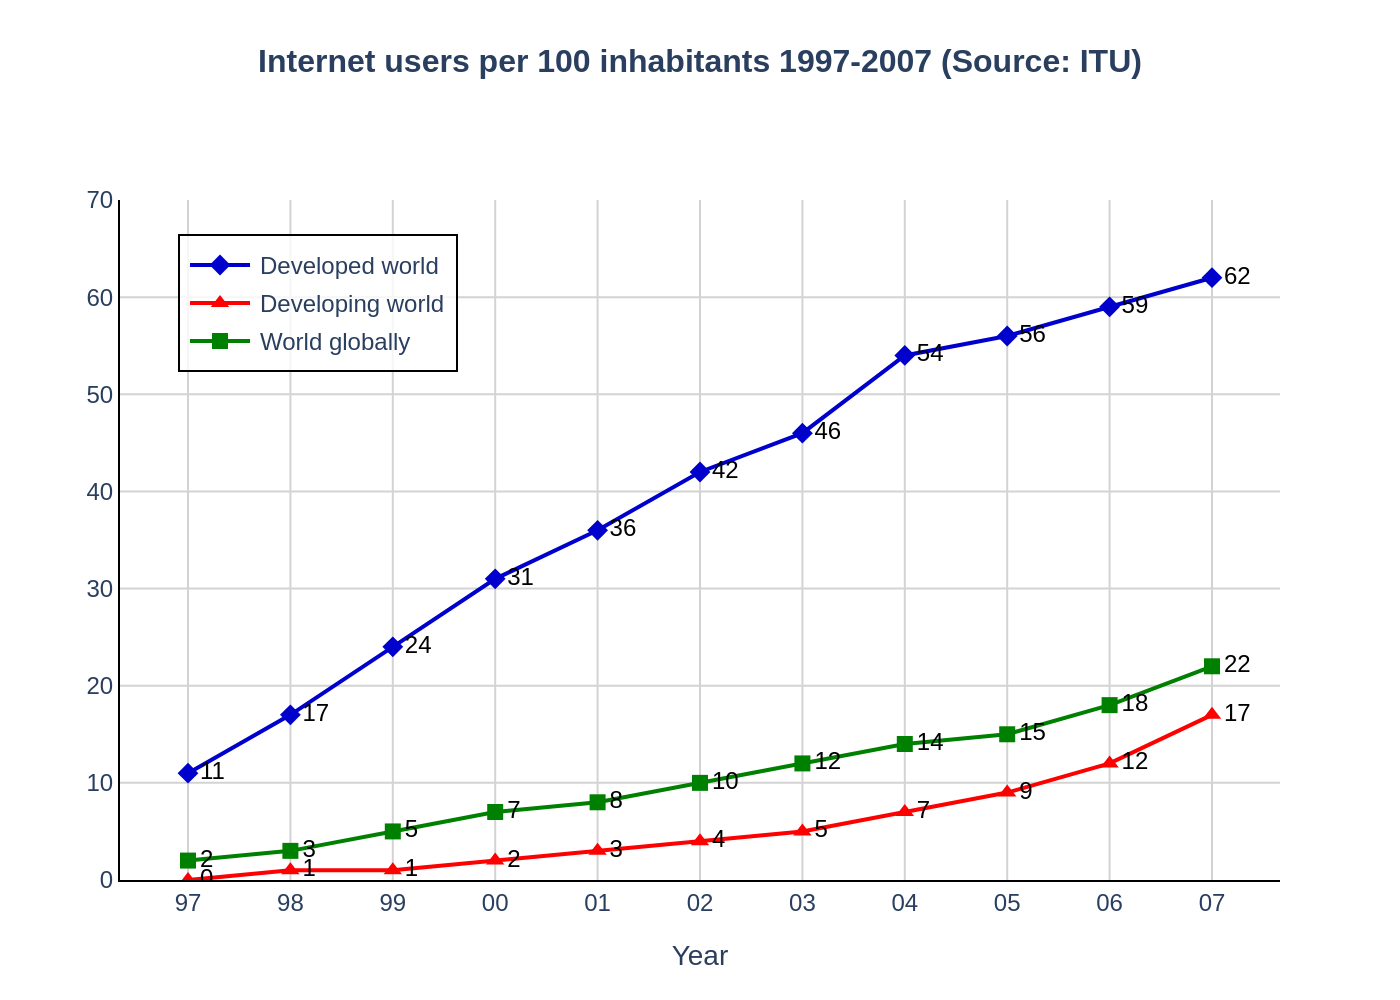

Write the Python code that produced this figure.
import sys
import json
import pathlib
import plotly.graph_objects as go

if len(sys.argv) != 2:
    print(f"Usage: python {pathlib.Path(__file__).name} <json_file_path>")
    sys.exit(1)

json_file_path = sys.argv[1]

try:
    with open(json_file_path, 'r', encoding='utf-8') as f:
        chart_spec = json.load(f)
except FileNotFoundError:
    print(f"Error: The file '{json_file_path}' was not found.")
    sys.exit(1)
except json.JSONDecodeError:
    print(f"Error: The file '{json_file_path}' contains invalid JSON.")
    sys.exit(1)

chart_data = chart_spec.get('chart_data', [])
texts = chart_spec.get('texts', {})
colors = chart_spec.get('colors', [])

fig = go.Figure()

for i, series in enumerate(chart_data):
    fig.add_trace(go.Scatter(
        x=series.get('x', []),
        y=series.get('y', []),
        name=series.get('name', ''),
        mode='lines+markers+text',
        line=dict(color=colors[i]),
        marker=dict(
            symbol=series.get('marker', 'circle'),
            color=colors[i],
            size=8
        ),
        text=[str(val) for val in series.get('y', [])],
        textposition='middle right',
        textfont=dict(
            family="Arial",
            size=12,
            color='black'
        )
    ))

fig.update_layout(
    title=dict(
        text=texts.get('title'),
        y=0.95,
        x=0.5,
        xanchor='center',
        yanchor='top',
        font=dict(size=16)
    ),
    xaxis_title=texts.get('x_axis_title'),
    yaxis_title=texts.get('y_axis_title'),
    font=dict(
        family="Arial",
        size=12
    ),
    plot_bgcolor='white',
    xaxis=dict(
        showline=True,
        showgrid=True,
        gridcolor='lightgrey',
        linecolor='black',
        tickmode='array',
        tickvals=chart_data[0].get('x', []),
        ticktext=[f"{str(year)[-2:]}" for year in chart_data[0].get('x', [])],
        zeroline=False
    ),
    yaxis=dict(
        showline=True,
        showgrid=True,
        gridcolor='lightgrey',
        linecolor='black',
        range=[0, 70],
        dtick=10,
        zeroline=True,
        zerolinecolor='black',
        zerolinewidth=1
    ),
    legend=dict(
        x=0.05,
        y=0.95,
        xanchor='left',
        yanchor='top',
        bgcolor='rgba(255,255,255,0.8)',
        bordercolor='black',
        borderwidth=1
    ),
    margin=dict(l=60, r=60, b=60, t=100),
    autosize=False,
    width=800,
    height=600
)

base_filename = pathlib.Path(json_file_path).stem
output_filename = f"{base_filename}.png"
fig.write_image(output_filename, scale=2)

print(f"Chart saved to {output_filename}")
